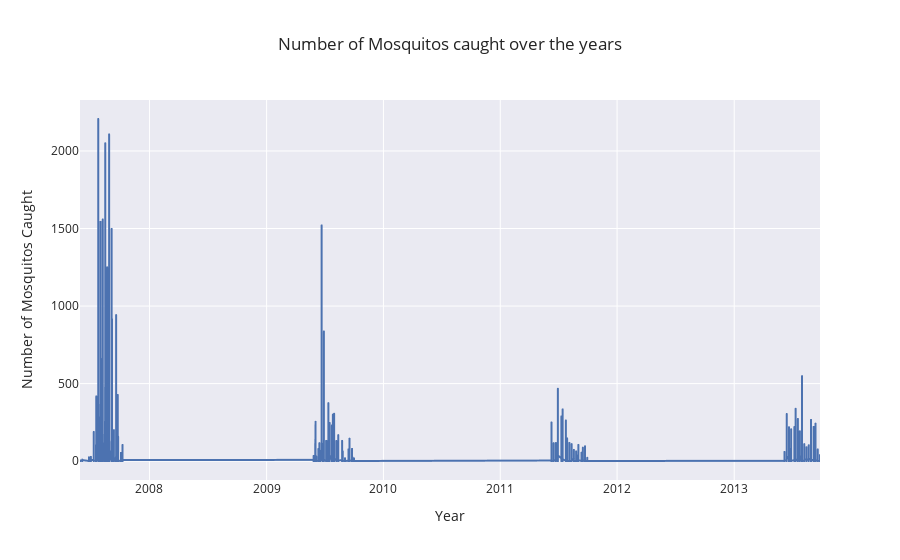

The cell this chart's notebook holds for it:
### Markdown cell above
### All the datasets with same date and location are grouped together.

### Code cell
px.defaults.template = 'seaborn'
px.line(train_df,
        x='date',
        y='num_mosquitos',
        labels={'date':'Year','num_mosquitos':'Number of Mosquitos Caught'},
        title='Number of Mosquitos caught over the years'
)

### Figure 1 — Plotly figure (JSON) as saved in the notebook; plotly's stock layout.template omitted (floating-point values rounded to 4 significant figures; data arrays with more than 128 entries replaced by an {"elided": "..."} marker saying what was removed)
{"data": [{"hovertemplate": "Year=%{x}<br>Number of Mosquitos Caught=%{y}<extra></extra>", "legendgroup": "", "line": {"color": "rgb(76,114,176)", "dash": "solid"}, "marker": {"symbol": "circle"}, "mode": "lines", "name": "", "showlegend": false, "type": "scattergl", "x": {"elided": "8610 str values"}, "xaxis": "x", "y": {"elided": "8610 int values"}, "yaxis": "y"}], "layout": {"legend": {"tracegroupgap": 0}, "title": {"text": "Number of Mosquitos caught over the years"}, "xaxis": {"anchor": "y", "domain": [0, 1], "title": {"text": "Year"}}, "yaxis": {"anchor": "x", "domain": [0, 1], "title": {"text": "Number of Mosquitos Caught"}}}}
